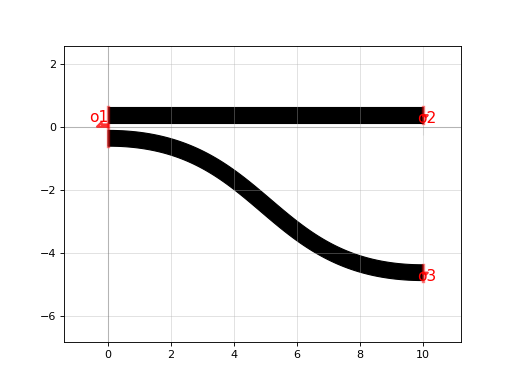

Write the Python code that produced this figure.
import gdsfactory as gf

c = gf.components.coupler_asymmetric(gap=0.234, dy=5.0, dx=10.0, cross_section='strip')
c.plot()
